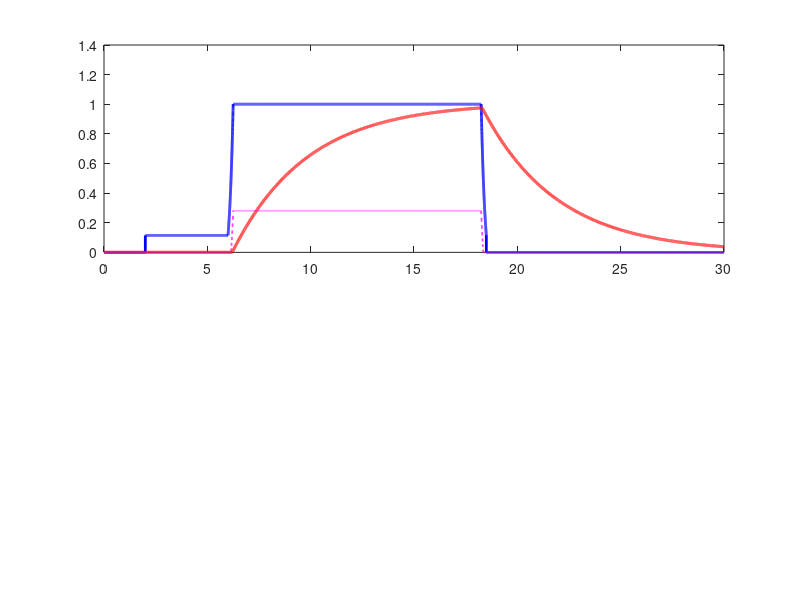

Here is the MATLAB script that generated this plot: (Note: this script raises an error after producing the figure.)
clear; close all;

%% 1. Runner and Environmental Constants
mass_runner = 75;                  % (kg)
Base_Velocity = 1.5;               % (m/s)
run_velocity = 7.0;                % (m/s) 
theta = 0;                         % (degrees) Flat terrain throughout
aerodynamic_drag_coefficient = 0.9;
frontal_surface_area = 0.65;       % (m^2)
air_density = 1.2;                 % (kg/m^3)
gravitational_acceleration = 9.81; % (m/s^2)
mechanical_efficiency = 0.22;      % (%)

% Calibrated so that v = 7.0 m/s hits exactly P_max = 1200 W (S = 1.0)
C_rr = 0.0245;                     % Locomotion resistance coefficient

power_baseline = 80;               % Resting metabolic rate (Watts)
power_max = 1200;                  % Max aerobic metabolic power (Watts)

% Stage timing definitions (in minutes)
duration_accel = 15/60;             % Linear transition ramp duration (~15 seconds)
t_rest_end     = 2.0;              % Rest ends, light jog begins
t_accel_start  = 6.0;              % Sprint acceleration begins
t_accel_end    = t_accel_start + duration_accel; % Sprint acceleration ends
t_decel1_start = 18.25;             % Sprint ends, decel to Base_Velocity begins
t_decel1_end   = t_decel1_start + duration_accel; % Reaches Base_Velocity
t_cooldown_end = 15.0;             % Jog/cooldown ends, decel to rest begins
t_decel2_end   = t_cooldown_end + duration_accel; % Fully stopped

%% 2. VO2 Conversions
caloric_equivalent = 20900; % J / L O2
VO2_rest_L_min = (power_baseline / caloric_equivalent) * 60;
VO2_max_L_min  = (power_max      / caloric_equivalent) * 60;
VO2_rel_rest = (VO2_rest_L_min * 1000) / mass_runner; % mL/kg/min
VO2_rel_max  = (VO2_max_L_min  * 1000) / mass_runner; % mL/kg/min

%% 3. Epinephrine Parameters
intrinsic_rate = 100;                 % Intrinsic pacemaker rate (bpm)
parasympathetic_inhibition_rest = 30; % Resting vagal tone (bpm)
sympathetic_sensitivity = 60;         % Pure sympathetic neural gain (bpm per unit S)
epinephrine_sensitivity = 60;         % Hormonal sensitivity (bpm per unit conc)
HR_max = 220;                         % Maximum physiological ceiling (bpm)

half_life_epinephrine = 2.5;                            % Half-life in blood (minutes)
clearance_rate_constant = log(2) / half_life_epinephrine; % k (1/min) 

%% 4. Time Setup
dt = 0.001;                          % Step size (minutes, 0.06 s for smooth ramps)
end_time = 30;                       % Total simulation time (minutes)
time = 0:dt:end_time;
N = length(time);

% Preallocate vectors
epinephrine_stock = zeros(1, N);     % (starts at 0)
velocity_vector = zeros(1, N);
sympathetic_stimulation_vector = zeros(1, N);
inflow_rate_vector = zeros(1, N);
heart_rate_vector = zeros(1, N);

%% 5. Simulation Loop (Euler Integration)
for i = 1:N
    t_curr = time(i);
    
    % Dynamic run protocol with linear velocity ramps (flat ground throughout):
    % 0 to 2 min: Standing rest
    if t_curr < t_rest_end
        current_v = 0.0;
        
    % 2 to 6 min Base jog
    elseif t_curr >= t_rest_end && t_curr < t_accel_start
        current_v = Base_Velocity;
        
    % Linear acceleration ramp up to sprint speed
    elseif t_curr >= t_accel_start && t_curr < t_accel_end
        fraction = (t_curr - t_accel_start) / duration_accel;
        current_v = Base_Velocity + fraction * (run_velocity - Base_Velocity);
        
    % High sprint
    elseif t_curr >= t_accel_end && t_curr < t_decel1_start
        current_v = run_velocity;
        
    % Linear deceleration ramp down to Base_Velocity
    elseif t_curr >= t_decel1_start && t_curr < t_decel1_end
        fraction = (t_curr - t_decel1_start) / duration_accel;
        current_v = run_velocity - fraction * (run_velocity - Base_Velocity);
        
    %Cooldown jog at Base_Velocity
    elseif t_curr >= t_decel1_end && t_curr < t_cooldown_end
        current_v = Base_Velocity;
        
    % Linear deceleration down to complete stop
    elseif t_curr >= t_cooldown_end && t_curr < t_decel2_end
        fraction = (t_curr - t_cooldown_end) / duration_accel;
        current_v = Base_Velocity * (1 - fraction);
        
    % Post-run rest recovery
    else
        current_v = 0.0;
    end
    
    velocity_vector(i) = current_v;
    
    % Biomechanical Ground Locomotion Resistance
    if current_v > 0
        f_ground = C_rr * mass_runner * gravitational_acceleration * cosd(theta);
    else
        f_ground = 0.0;
    end
    
    % Total resistive force
    resistive_force = (mass_runner * gravitational_acceleration * sind(theta)) + ...
                      f_ground + ...
                      0.5 * air_density * aerodynamic_drag_coefficient * frontal_surface_area * (current_v^2);
                  
    mechanical_power = resistive_force * current_v;
    power_metabolic = power_baseline + (mechanical_power / mechanical_efficiency);
    VO2_L_min = (power_metabolic / caloric_equivalent) * 60;
    VO2_rel = (VO2_L_min * 1000) / mass_runner;
    
    % Instantaneous sympathetic neural drive S
    sympathetic_stimulation = (VO2_rel - VO2_rel_rest) / (VO2_rel_max - VO2_rel_rest);
    sympathetic_stimulation_vector(i) = sympathetic_stimulation;
    
   % Adrenal release (inflow)
    if sympathetic_stimulation < 0.50
        inflow_rate = 0.0;
    elseif sympathetic_stimulation >= 0.50 && sympathetic_stimulation < 0.75
        % Linear onset between S = 0.50 and 0.75
        inflow_rate = 0.14 * ((sympathetic_stimulation - 0.50) / 0.25);
    else
        
        inflow_rate = 0.14 + 0.14 * ((sympathetic_stimulation - 0.75) / 0.25);
    end
    inflow_rate_vector(i) = inflow_rate;
    
    % Proportional clearance (outflow)
    outflow_rate = clearance_rate_constant * epinephrine_stock(i);
    
    % Euler numerical integration: Stock(i+1) = Stock(i) + (Inflow - Outflow)*dt
    if i < N
        d_epinephrine_dt = inflow_rate - outflow_rate;
        epinephrine_stock(i+1) = max(0, epinephrine_stock(i) + d_epinephrine_dt * dt);
    end
    
    % Parasympathetic brake
    parasympathetic_inhibition = parasympathetic_inhibition_rest * max(0, 1 - (sympathetic_stimulation / 0.4));
    
    % Heart rate under dual neural + hormonal control
    heart_rate = intrinsic_rate + ...
                     (sympathetic_sensitivity * sympathetic_stimulation) + ...
                     (epinephrine_sensitivity * epinephrine_stock(i)) - ...
                     parasympathetic_inhibition;
                 
    % Enforce hard physiological limit
    
    heart_rate_vector(i) = heart_rate;
end

%% 6. Plotting Part 1.c Dynamic Results
figure('Color', 'w', 'Position', [120, 120, 950, 700]);

% Subplot 1: Dynamic Drive & Hormonal Concentration
subplot(2, 1, 1);
plot(time, sympathetic_stimulation_vector, 'b-', 'LineWidth', 2, 'DisplayName', 'Sympathetic Stimulation (S)');
hold on;
plot(time, epinephrine_stock, 'r-', 'LineWidth', 2.2, 'DisplayName', 'Epinephrine Stock [Conc]');
plot(time, inflow_rate_vector, 'm--', 'LineWidth', 1.2, 'DisplayName', 'Adrenal Inflow Rate');
yline(0.5, 'k:', 'LineWidth', 1.1, 'DisplayName', 'Epi Release Threshold (S = 0.50)');
grid on; box on;
xlim([0, end_time]);
ylim([0, 1.5]);
xlabel('Time (minutes)', 'FontWeight', 'bold');
ylabel('Activity / Concentration', 'FontWeight', 'bold');
title('Neural Drive vs. Adrenal Epinephrine Dynamics (Project 1c, \theta = 0^\circ, v_{max} = 7.0 m/s)', 'FontSize', 12);
legend('Location', 'northeast');

% Subplot 2: Dynamic Heart Rate Over Time
subplot(2, 1, 2);
plot(time, heart_rate_vector, 'k-', 'LineWidth', 2.2, 'DisplayName', 'Heart Rate');
hold on;
yline(HR_max, 'r--', 'LineWidth', 1.2, 'DisplayName', 'Max Physiological Ceiling (220 bpm)');
yline(intrinsic_rate, 'k:', 'LineWidth', 1.2, 'DisplayName', 'Intrinsic Pacemaker (100 bpm)');
yline(intrinsic_rate - parasympathetic_inhibition_rest, 'g--', 'LineWidth', 1.2, 'DisplayName', 'Resting Baseline (70 bpm)');
grid on; box on;
xlim([0, end_time]);
ylim([60, 235]);
xlabel('Time (minutes)', 'FontWeight', 'bold');
ylabel('Heart Rate (bpm)', 'FontWeight', 'bold');
title('Heart Rate Regulation with Epinephrine Accumulation and Washout Lag', 'FontSize', 12);
legend('Location', 'northeast');
